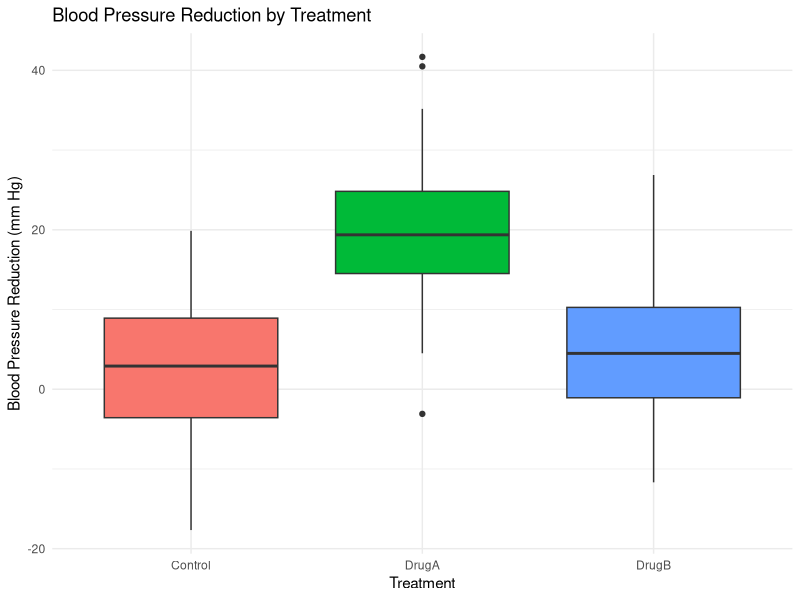
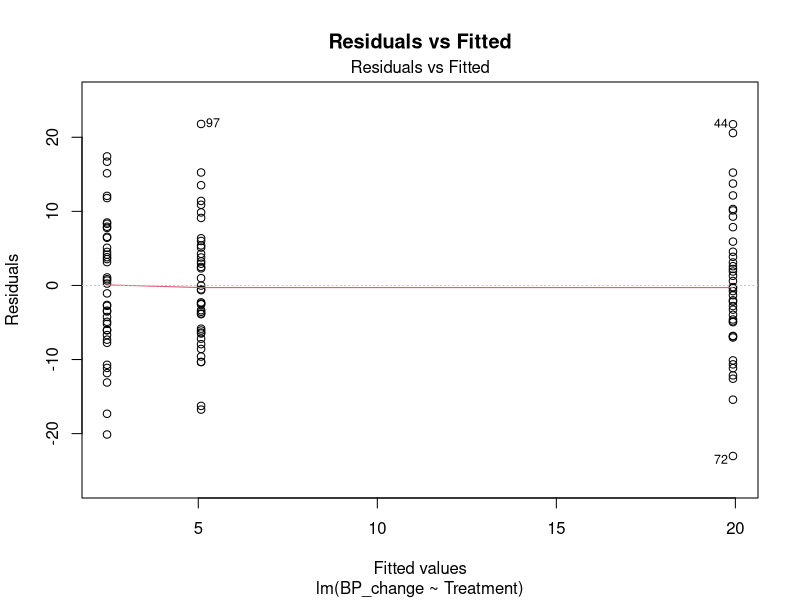
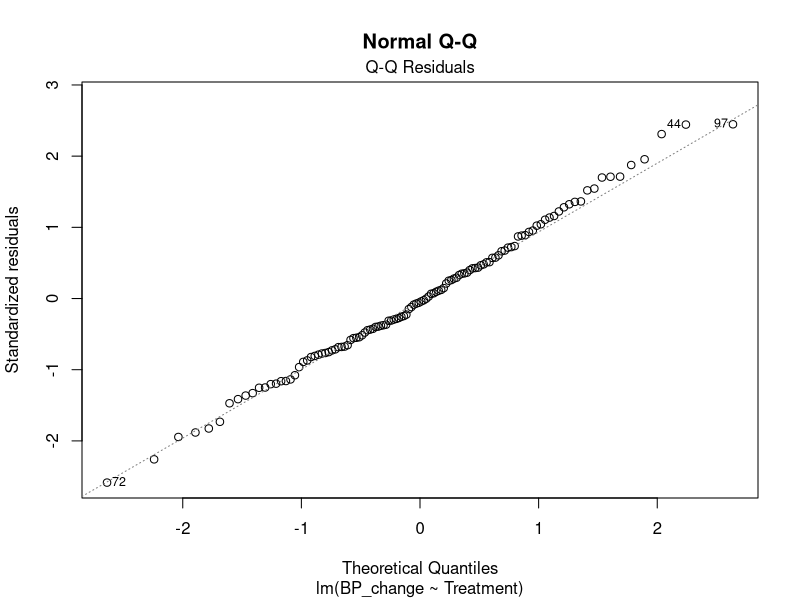

These charts were generated, in order, by the following R code:
## ---- chunk 1
#| label: setup
#| include: false

# configure global options for R code chunks:
# warning = F to suppress the display of warning messages generated during the execution of code chunks
# message = F to suppress the display of messages produced during the execution of code chunks
knitr::opts_chunk$set(warning = FALSE, message = FALSE, eval = FALSE)
## ---- chunk 2
# Generating data for the single-factor experimental design
set.seed(123)
control <- rnorm(40, mean = 2, sd = 10)
drugA <- rnorm(40, mean = 20, sd = 10)
drugB <- rnorm(40, mean = 5, sd = 10)

# Combining data into a data frame
data_oneway <- data.frame(
  Treatment = factor(rep(c("Control", "DrugA", "DrugB"), each = 40),
                     levels = c("Control", "DrugA", "DrugB")),
  BP_change = c(control, drugA, drugB)
)
## ---- chunk 3
# Visualizing the results
library(ggplot2)
ggplot(data_oneway, aes(x = Treatment, y = BP_change, fill = Treatment)) +
  geom_boxplot() +
  labs(title = "Blood Pressure Reduction by Treatment",
       x = "Treatment", y = "Blood Pressure Reduction (mm Hg)") +
  theme_minimal() +
  theme(legend.position = "none")
## ---- chunk 4
# Summarizing data
library(dplyr)
summary_stats <- data_oneway %>%
  group_by(Treatment) %>%
  summarise(
    Mean_BP_change = mean(BP_change),
    SD_BP_change = sd(BP_change)
  )

summary_stats
## ---- chunk 5
options(contrasts = c("contr.sum", "contr.poly"))  # Effects coding

# Fitting the model with effects coding
model_oneway <- lm(BP_change ~ Treatment, data = data_oneway)
summary(model_oneway)
## ---- chunk 6
# ANOVA table
anova_results <- anova(model_oneway)
anova_results
## ---- chunk 7
# Obtain estimated marginal means
library(emmeans)
emms <- emmeans(model_oneway, ~ Treatment)
emms
## ---- chunk 8
# Performing post-hoc analysis with emmeans
contrast(emms, method="pairwise", adjust="Bonferroni")

## ---- chunk 9
# Residuals vs Fitted
plot(model_oneway, which = 1, main = "Residuals vs Fitted")

# Normal Q-Q
plot(model_oneway, which = 2, main = "Normal Q-Q")
